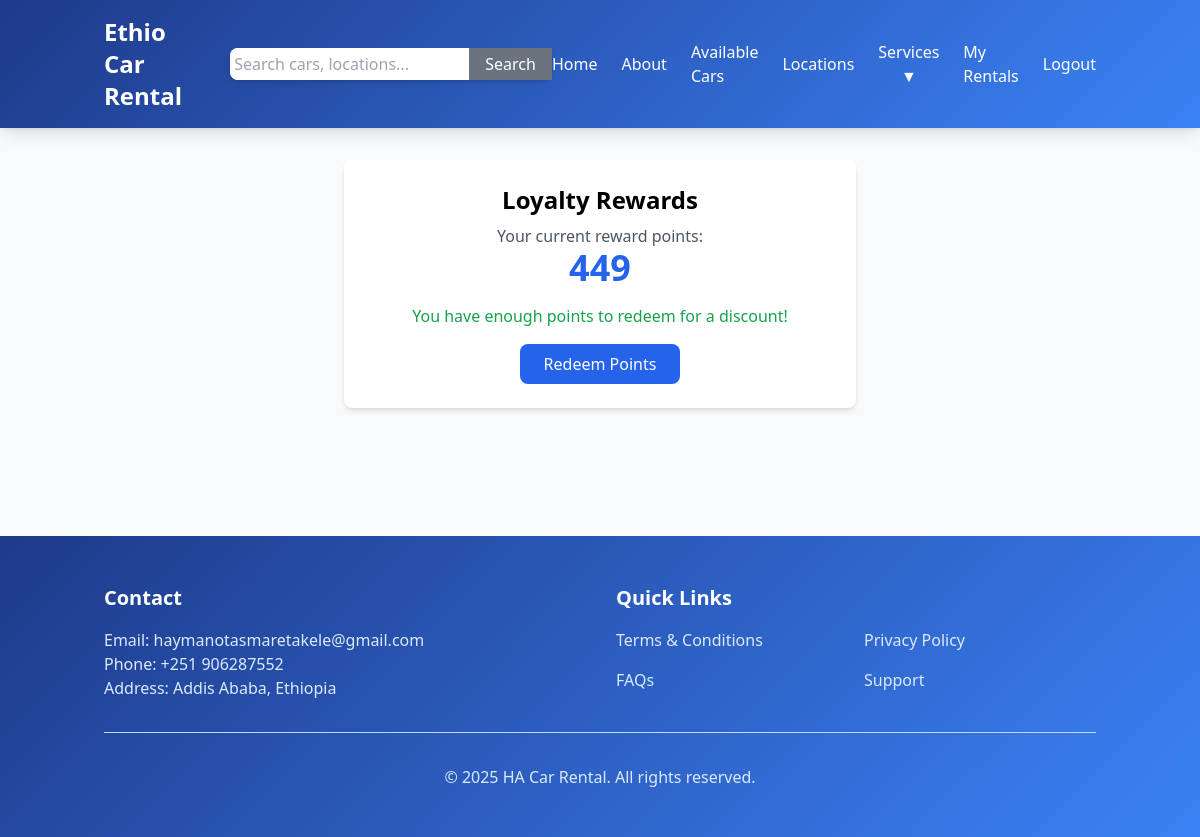
Page /rewards/ (signed in) on the earlier database version.
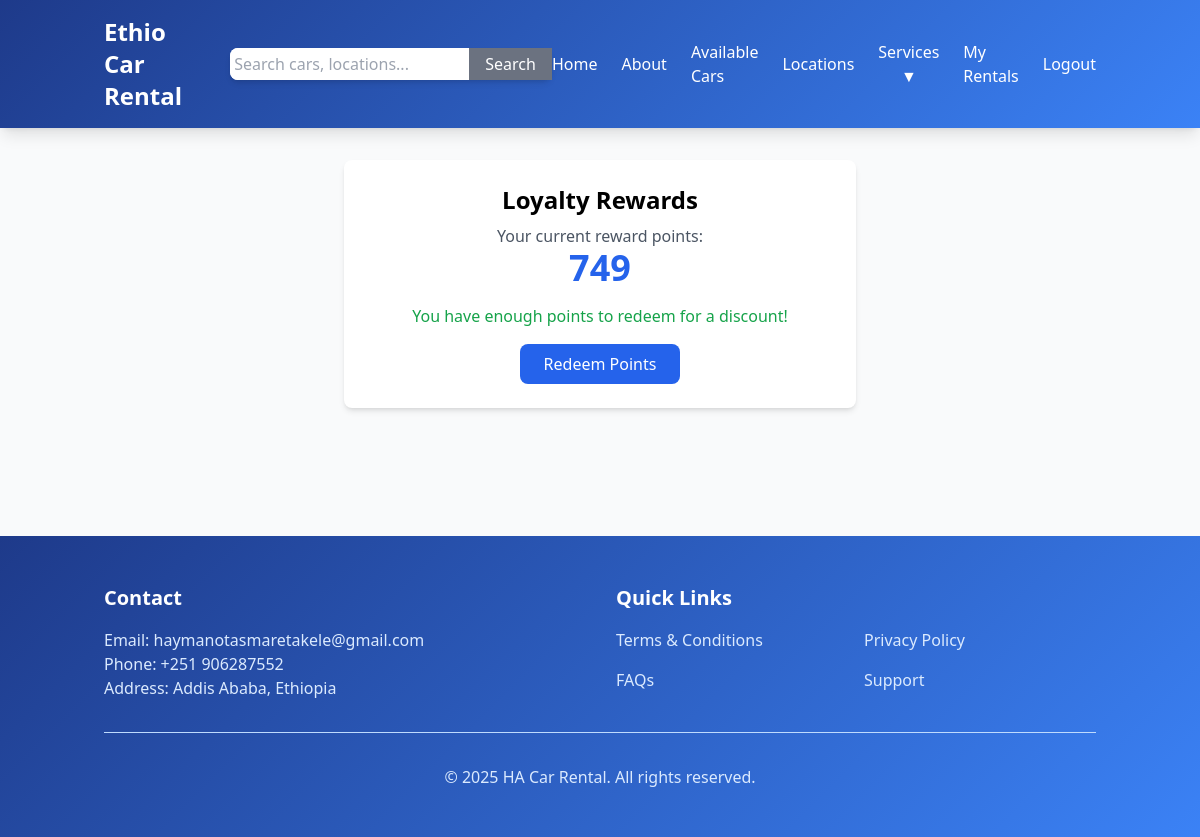
Same page on the later database version.
### rental/models.py (models this page shows, shortened)
class Reward(models.Model):
    user = models.OneToOneField(User, on_delete=models.CASCADE)
    points = models.PositiveIntegerField(default=0)
    discount_available = models.DecimalField(max_digits=6,decimal_places=2,default=0.00)

### rental/views.py (the view)
# urls.py: path('rewards/', views.user_rewards, name='user_rewards'),
@login_required
def user_rewards(request):
    reward,created = Reward.objects.get_or_create(user=request.user)
    return render(request,"rental/user_rewards.html",{'reward':reward})

### rental/templates/rental/user_rewards.html
{% extends 'rental/base.html' %}
{% block content %}
    <div class="max-w-lg mx-auto bg-white p-6 rounded-lg shadow-md text-center">
        <h2 class="text-2xl font-bold">Loyalty Rewards</h2>
        <p class="text-gray-600 mt-2">Your current reward points:</p>
        <span class="text-blue-600 text-4xl font-bold">{{ reward.points }}</span>
         {% if reward.points|add:0 >= 100 %}
        <p class="text-green-600 mt-4"> You have enough points to redeem for a discount!</p>
        <a href="{% url 'redeem_rewards' %}"
        class="btn-primary mt-4 inline-block px-6 py-2 text-white bg-blue-600 rounded-lg hover:bg-blue-700 transition">
        Redeem Points</a>
        {% else %}
        <p class="text-gray-500 mt-4">Earn more points to unlock rewards!</p>
        {% endif %}
    </div>
{% endblock content %}

Differences in the rows shown:
changed Reward: points "449" → "749"
